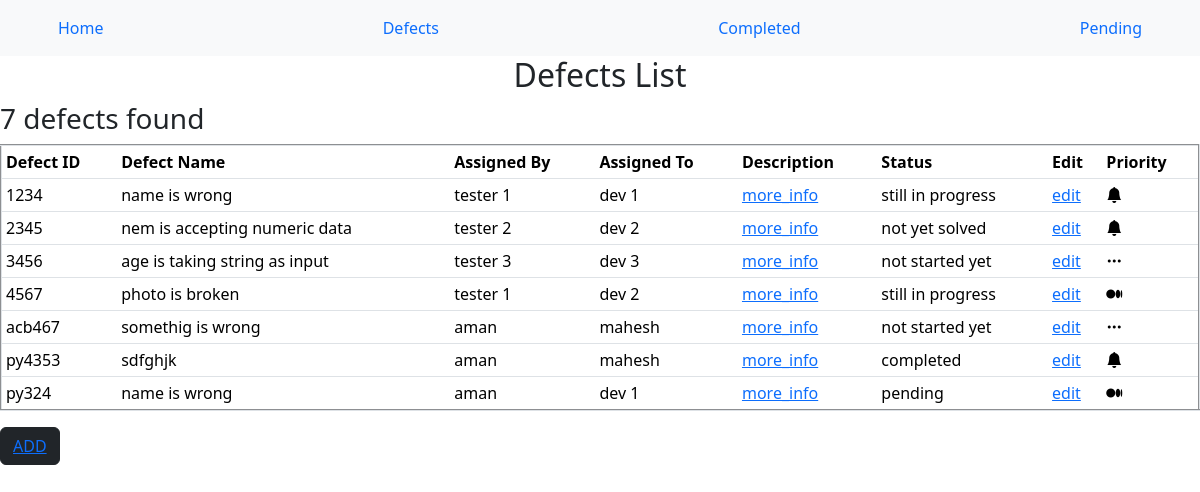
The app's page /defects/defects_list (signed in) with its own data.
### defects/models.py (models this page shows)
class Defect(models.Model):
    defectid = models.CharField(max_length=200)
    defect_name = models.CharField(max_length=200)
    assignedby = models.CharField(max_length=200)
    assignedto = models.CharField(max_length=200)
    description = models.TextField()
    defect_edit = models.CharField(max_length=100) # added to edit the form
    defect_status = models.CharField(max_length=50)
    priority = models.CharField(max_length=50)

### defects/views.py (the view)
# urls.py: path('defects_list', views.defect_list, name='defect_list'),
@login_required(login_url='login')
def defect_list(request):
    defects = Defect.objects.all()
    defects_count = Defect.objects.all().count()
    context = {
        'defects': defects,
        'defects_count': defects_count
    }
    return render(request, 'defects/alldefects.html', context)

### templates/defects/alldefects.html (shortened to what this page needs)
{% extends "defects/base.html" %}
{% block content %}
    <center><h2>Defects List</h2></center>
    <h3>{{ defects_count }} defects found</h3>
    <table border="2px" cellpadding="5px" class="table table-sm">
        <tr>
            <th>Defect ID</th>
            <th>Defect Name</th>
            <th>Assigned By</th>
            <th>Assigned To</th>
            <th>Description</th>
            <th>Status</th>
            <th>Edit</th>
            <th>Priority</th>
        </tr>
        {% for defect in defects %}
        <tr>
            <td>{{ defect.defectid }}</td>
            <td>{{ defect.defect_name }}</td>
            <td>{{ defect.assignedby }}</td>
            <td>{{ defect.assignedto }}</td>
            <td><a href="{{ defect.id }}">more_info</a></td>
            <td>{{ defect.defect_status }}</td>
            <td><a href="{% url 'edit' id=defect.id %}">edit</a> </td>
            {% if defect.priority == 'high' %}
                <td>
                    <i class="bi bi-bell-fill"></i>
                </td>
            {% elif defect.priority == 'medium' %}
                <td>
                    <i class="bi bi-medium"></i>
                </td>
            {% else %}
                <td>
                    <i class="bi bi-three-dots"></i>
                </td>
            {% endif %}
        </tr>
        {% endfor %}
    </table>
    <button class="btn btn-dark"><a href="{% url 'adddefect' %}">ADD</a></button>
{% endblock %}

### records on screen
Defect: defectid "1234", defect_name "name is wrong", assignedby "tester 1", assignedto "dev 1", defect_status "still in progress", priority "high" (drawn)
Defect: defectid "2345", defect_name "nem is accepting numeric data", assignedby "tester 2", assignedto "dev 2", defect_status "not yet solved", priority "high" (drawn)
Defect: defectid "3456", defect_name "age is taking string as input", assignedby "tester 3", assignedto "dev 3", defect_status "not started yet", priority "low" (drawn)
Defect: defectid "4567", defect_name "photo is broken", assignedby "tester 1", assignedto "dev 2", defect_status "still in progress", priority "medium" (drawn)
Defect: defectid "acb467", defect_name "somethig is wrong", assignedby "aman", assignedto "mahesh", defect_status "not started yet", priority "low" (drawn)
Defect: defectid "py4353", defect_name "sdfghjk", assignedby "aman", assignedto "mahesh", defect_status "completed", priority "high" (drawn)
Defect: defectid "py324", defect_name "name is wrong", assignedby "aman", assignedto "dev 1", defect_status "pending", priority "medium" (drawn)

### other values on screen
{{ defects_count }} "7"
